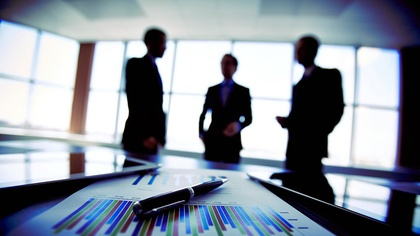
%> input picture lab_03/fotos/direito_empresarial.jpg, 420 x 236 px, shrunk from 1200 x 674 before the run
$ octave Error_dif.m   (GNU Octave 9; MATLAB toolbox functions it lacks are replaced by stand-ins)
%> lines starting %> are read from the running program, lines starting %| are printed output that depends on the picture
% Script HALTONING WITH ERROR DIFFUSION

close all;
clc;

input = imread('fotos/direito_empresarial.jpg');
%> input is the input picture: size 236x420x3 uint8; mean R, G, B 138.4, 146.5, 157.6
input = rgb2gray(input);
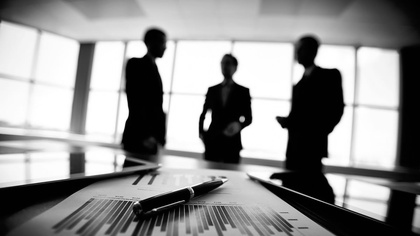
%> input: size 236x420 uint8; min 0, max 255, mean 145.3
image = [];
n = 25;

for ii = 1:size(input,1)
  for jj = 1:size(input,2)
    image(ii:(ii+n-1), jj:(jj+n-1)) = ones(n)*input(ii,jj);
  end
end
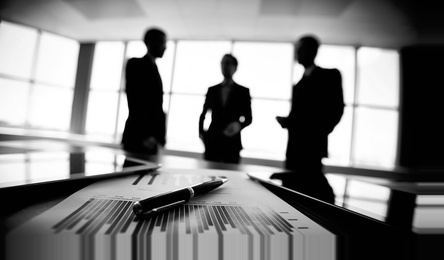
%> image: size 260x444 double; min 0, max 255, mean 134.7

[h, w] = size(image);
%> h = 260; w = 444
output = zeros(h,w);

M = max(max(image));
%> M = 255
m = min(min(image));
%> m = 0
lim = (M+m)/2;
%> lim = 127.5

mask = [-1 0 1];

for ii = 1:h
  for jj = 1:w

    if ii + mask(1) <= 0 || jj + mask(1) <= 0 || ...
      ii + mask(end) >= h || jj + mask(end) >= w
      % Preservação das bordas da imagem.
      output(ii,jj) = image(ii,jj);
    else
      if image(ii,jj) >= lim
        output(ii,jj) = M;
      else
        output(ii,jj) = m;
      end
      error = image(ii,jj) - output(ii,jj);
      image(ii+1,jj)  += 7*error/16;
      image(ii-1,jj+1)+= 3*error/16;
      image(ii,jj+1)  += 5*error/16;
      image(ii+1,jj+1)+= 1*error/16;
    end

  end
end
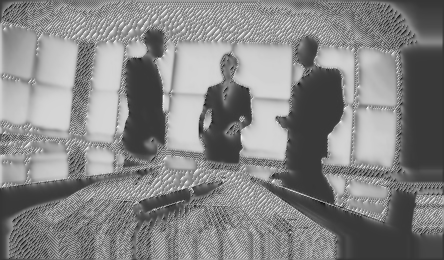
%> image: size 260x444 double; min -85.41, max 321.8, mean 128.1; drawn with min black and max white
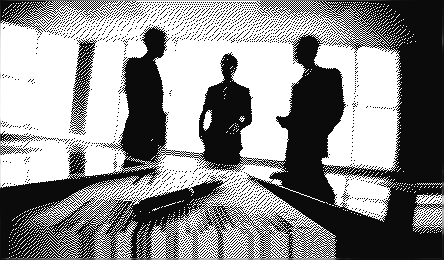
%> output: size 260x444 double; min -11.84, max 255, mean 135.9; drawn with min black and max white
%> after the loop, error = 21.37

output = uint8(output);
%> output: size 260x444 uint8

figure 1
imshow(output);

figure 2
imshow(image);
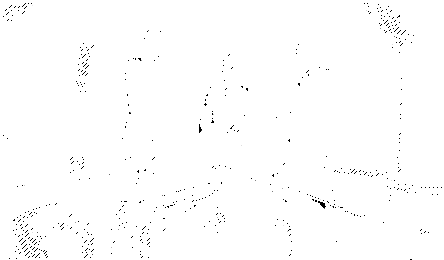
%> displayed picture: size 260x444, on the screen's scale of 0 to 255; min 0, max 255, mean 253.2

imwrite(output, 'im2.png');

$ run again, with lab_03/fotos/Berkeley-1600px.jpg copied over lab_03/fotos/direito_empresarial.jpg
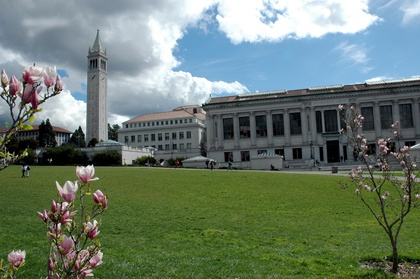
%> input picture lab_03/fotos/Berkeley-1600px.jpg, 420 x 279 px, shrunk from 1600 x 1064 before the run
%> input is the input picture: size 279x420x3 uint8; mean R, G, B 107.2, 123.8, 109.3
%> input: size 279x420 uint8
%> M = 255
%> m = 0
%> lim = 127.5
%> after the loop `for ii = 1:h`:
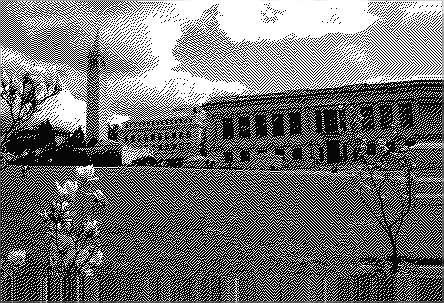
%> output: size 303x444 double; min -5.75, max 255, mean 111.8; drawn with min black and max white
%> after the loop `for ii = 1:h`: error = 97.78
%> `imshow(image);`:
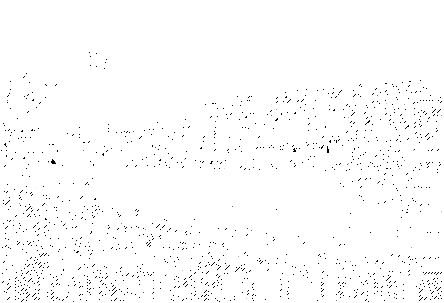
%> displayed picture: size 303x444, on the screen's scale of 0 to 255; min 0, max 255, mean 251.6
